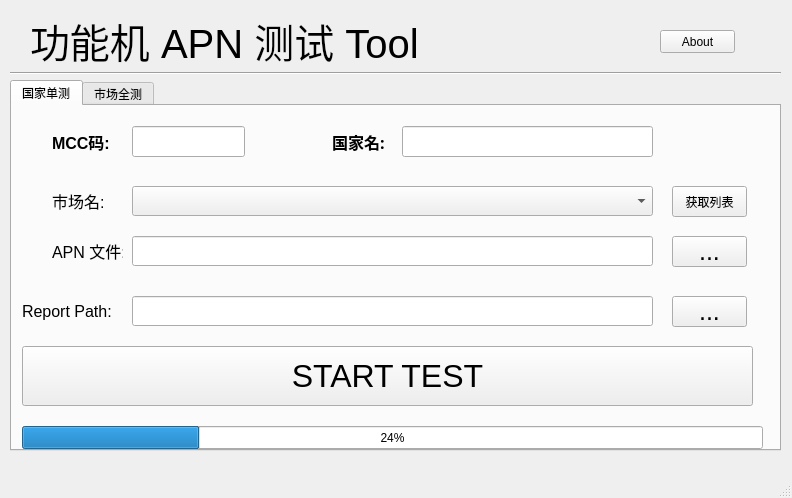
<?xml version="1.0" encoding="UTF-8"?>
<ui version="4.0">
 <class>MainWindow</class>
 <widget class="QMainWindow" name="MainWindow">
  <property name="geometry">
   <rect>
    <x>0</x>
    <y>0</y>
    <width>792</width>
    <height>498</height>
   </rect>
  </property>
  <property name="windowTitle">
   <string>APN Test Tool</string>
  </property>
  <widget class="QWidget" name="centralwidget">
   <widget class="QLabel" name="label">
    <property name="geometry">
     <rect>
      <x>30</x>
      <y>0</y>
      <width>611</width>
      <height>81</height>
     </rect>
    </property>
    <property name="font">
     <font>
      <pointsize>30</pointsize>
     </font>
    </property>
    <property name="text">
     <string>功能机 APN 测试 Tool</string>
    </property>
   </widget>
   <widget class="QPushButton" name="pushButton_about">
    <property name="geometry">
     <rect>
      <x>660</x>
      <y>30</y>
      <width>75</width>
      <height>23</height>
     </rect>
    </property>
    <property name="text">
     <string>About</string>
    </property>
   </widget>
   <widget class="Line" name="line">
    <property name="geometry">
     <rect>
      <x>10</x>
      <y>65</y>
      <width>771</width>
      <height>16</height>
     </rect>
    </property>
    <property name="orientation">
     <enum>Qt::Horizontal</enum>
    </property>
   </widget>
   <widget class="QTabWidget" name="tabWidget">
    <property name="geometry">
     <rect>
      <x>10</x>
      <y>80</y>
      <width>771</width>
      <height>371</height>
     </rect>
    </property>
    <property name="currentIndex">
     <number>0</number>
    </property>
    <widget class="QWidget" name="tab">
     <attribute name="title">
      <string>国家单测</string>
     </attribute>
     <widget class="QLineEdit" name="lineEdit">
      <property name="geometry">
       <rect>
        <x>120</x>
        <y>20</y>
        <width>113</width>
        <height>31</height>
       </rect>
      </property>
     </widget>
     <widget class="QLabel" name="label_3">
      <property name="geometry">
       <rect>
        <x>40</x>
        <y>21</y>
        <width>61</width>
        <height>30</height>
       </rect>
      </property>
      <property name="font">
       <font>
        <family>Arial</family>
        <pointsize>12</pointsize>
        <weight>75</weight>
        <bold>true</bold>
       </font>
      </property>
      <property name="text">
       <string>MCC码:</string>
      </property>
     </widget>
     <widget class="QLabel" name="label_4">
      <property name="geometry">
       <rect>
        <x>320</x>
        <y>20</y>
        <width>61</width>
        <height>31</height>
       </rect>
      </property>
      <property name="font">
       <font>
        <family>Aharoni</family>
        <pointsize>12</pointsize>
        <weight>75</weight>
        <bold>true</bold>
       </font>
      </property>
      <property name="text">
       <string>国家名:</string>
      </property>
     </widget>
     <widget class="QLineEdit" name="lineEdit_2">
      <property name="geometry">
       <rect>
        <x>390</x>
        <y>20</y>
        <width>251</width>
        <height>31</height>
       </rect>
      </property>
     </widget>
     <widget class="QLabel" name="label_list_2">
      <property name="geometry">
       <rect>
        <x>40</x>
        <y>80</y>
        <width>81</width>
        <height>30</height>
       </rect>
      </property>
      <property name="font">
       <font>
        <pointsize>12</pointsize>
       </font>
      </property>
      <property name="text">
       <string>市场名:</string>
      </property>
     </widget>
     <widget class="QPushButton" name="pushButton_getlist_2">
      <property name="geometry">
       <rect>
        <x>660</x>
        <y>80</y>
        <width>75</width>
        <height>31</height>
       </rect>
      </property>
      <property name="text">
       <string>获取列表</string>
      </property>
     </widget>
     <widget class="QComboBox" name="comboBox_list_2">
      <property name="geometry">
       <rect>
        <x>120</x>
        <y>80</y>
        <width>521</width>
        <height>30</height>
       </rect>
      </property>
     </widget>
     <widget class="QToolButton" name="toolButton_apnselect_2">
      <property name="geometry">
       <rect>
        <x>660</x>
        <y>130</y>
        <width>75</width>
        <height>31</height>
       </rect>
      </property>
      <property name="font">
       <font>
        <pointsize>19</pointsize>
       </font>
      </property>
      <property name="text">
       <string>...</string>
      </property>
     </widget>
     <widget class="QLineEdit" name="lineEdit_apnpath_2">
      <property name="geometry">
       <rect>
        <x>120</x>
        <y>130</y>
        <width>521</width>
        <height>30</height>
       </rect>
      </property>
     </widget>
     <widget class="QLabel" name="label_apn_2">
      <property name="geometry">
       <rect>
        <x>40</x>
        <y>130</y>
        <width>71</width>
        <height>30</height>
       </rect>
      </property>
      <property name="font">
       <font>
        <pointsize>12</pointsize>
       </font>
      </property>
      <property name="text">
       <string>APN 文件:</string>
      </property>
     </widget>
     <widget class="QLabel" name="label_apn_reportpath_2">
      <property name="geometry">
       <rect>
        <x>10</x>
        <y>190</y>
        <width>101</width>
        <height>30</height>
       </rect>
      </property>
      <property name="font">
       <font>
        <pointsize>12</pointsize>
       </font>
      </property>
      <property name="text">
       <string>Report Path:</string>
      </property>
     </widget>
     <widget class="QLineEdit" name="lineEdit_apnpath_reportpath_2">
      <property name="geometry">
       <rect>
        <x>120</x>
        <y>190</y>
        <width>521</width>
        <height>30</height>
       </rect>
      </property>
     </widget>
     <widget class="QToolButton" name="toolButton_apnselect_reportpath_2">
      <property name="geometry">
       <rect>
        <x>660</x>
        <y>190</y>
        <width>75</width>
        <height>31</height>
       </rect>
      </property>
      <property name="font">
       <font>
        <pointsize>19</pointsize>
       </font>
      </property>
      <property name="text">
       <string>...</string>
      </property>
     </widget>
     <widget class="QPushButton" name="pushButton_starttest_2">
      <property name="geometry">
       <rect>
        <x>10</x>
        <y>240</y>
        <width>731</width>
        <height>60</height>
       </rect>
      </property>
      <property name="font">
       <font>
        <pointsize>24</pointsize>
       </font>
      </property>
      <property name="text">
       <string>START TEST</string>
      </property>
     </widget>
     <widget class="QProgressBar" name="progressBar_2">
      <property name="geometry">
       <rect>
        <x>10</x>
        <y>320</y>
        <width>741</width>
        <height>23</height>
       </rect>
      </property>
      <property name="value">
       <number>24</number>
      </property>
     </widget>
    </widget>
    <widget class="QWidget" name="tab">
     <attribute name="title">
      <string>市场全测</string>
     </attribute>
     <widget class="QToolButton" name="toolButton_apnselect">
      <property name="geometry">
       <rect>
        <x>660</x>
        <y>90</y>
        <width>75</width>
        <height>31</height>
       </rect>
      </property>
      <property name="font">
       <font>
        <pointsize>19</pointsize>
       </font>
      </property>
      <property name="text">
       <string>...</string>
      </property>
     </widget>
     <widget class="QLineEdit" name="lineEdit_apnpath_reportpath">
      <property name="geometry">
       <rect>
        <x>120</x>
        <y>160</y>
        <width>521</width>
        <height>30</height>
       </rect>
      </property>
     </widget>
     <widget class="QComboBox" name="comboBox_list">
      <property name="geometry">
       <rect>
        <x>120</x>
        <y>20</y>
        <width>521</width>
        <height>30</height>
       </rect>
      </property>
     </widget>
     <widget class="QLabel" name="label_list">
      <property name="geometry">
       <rect>
        <x>40</x>
        <y>20</y>
        <width>81</width>
        <height>30</height>
       </rect>
      </property>
      <property name="font">
       <font>
        <pointsize>12</pointsize>
       </font>
      </property>
      <property name="text">
       <string>市场列表:</string>
      </property>
     </widget>
     <widget class="QPushButton" name="pushButton_getlist">
      <property name="geometry">
       <rect>
        <x>660</x>
        <y>20</y>
        <width>75</width>
        <height>31</height>
       </rect>
      </property>
      <property name="text">
       <string>获取列表</string>
      </property>
     </widget>
     <widget class="QToolButton" name="toolButton_apnselect_reportpath">
      <property name="geometry">
       <rect>
        <x>660</x>
        <y>160</y>
        <width>75</width>
        <height>31</height>
       </rect>
      </property>
      <property name="font">
       <font>
        <pointsize>19</pointsize>
       </font>
      </property>
      <property name="text">
       <string>...</string>
      </property>
     </widget>
     <widget class="QLineEdit" name="lineEdit_apnpath">
      <property name="geometry">
       <rect>
        <x>120</x>
        <y>90</y>
        <width>521</width>
        <height>30</height>
       </rect>
      </property>
     </widget>
     <widget class="QPushButton" name="pushButton_starttest">
      <property name="geometry">
       <rect>
        <x>20</x>
        <y>220</y>
        <width>731</width>
        <height>60</height>
       </rect>
      </property>
      <property name="font">
       <font>
        <pointsize>24</pointsize>
       </font>
      </property>
      <property name="text">
       <string>START TEST</string>
      </property>
     </widget>
     <widget class="QLabel" name="label_apn_reportpath">
      <property name="geometry">
       <rect>
        <x>10</x>
        <y>160</y>
        <width>101</width>
        <height>30</height>
       </rect>
      </property>
      <property name="font">
       <font>
        <pointsize>12</pointsize>
       </font>
      </property>
      <property name="text">
       <string>Report Path:</string>
      </property>
     </widget>
     <widget class="QLabel" name="label_apn">
      <property name="geometry">
       <rect>
        <x>40</x>
        <y>90</y>
        <width>71</width>
        <height>30</height>
       </rect>
      </property>
      <property name="font">
       <font>
        <pointsize>12</pointsize>
       </font>
      </property>
      <property name="text">
       <string>APN 文件:</string>
      </property>
     </widget>
     <widget class="QProgressBar" name="progressBar">
      <property name="geometry">
       <rect>
        <x>20</x>
        <y>300</y>
        <width>741</width>
        <height>23</height>
       </rect>
      </property>
      <property name="value">
       <number>24</number>
      </property>
     </widget>
    </widget>
   </widget>
  </widget>
  <widget class="QMenuBar" name="menubar">
   <property name="geometry">
    <rect>
     <x>0</x>
     <y>0</y>
     <width>792</width>
     <height>23</height>
    </rect>
   </property>
  </widget>
  <widget class="QStatusBar" name="statusbar"/>
 </widget>
 <resources/>
 <connections/>
</ui>
